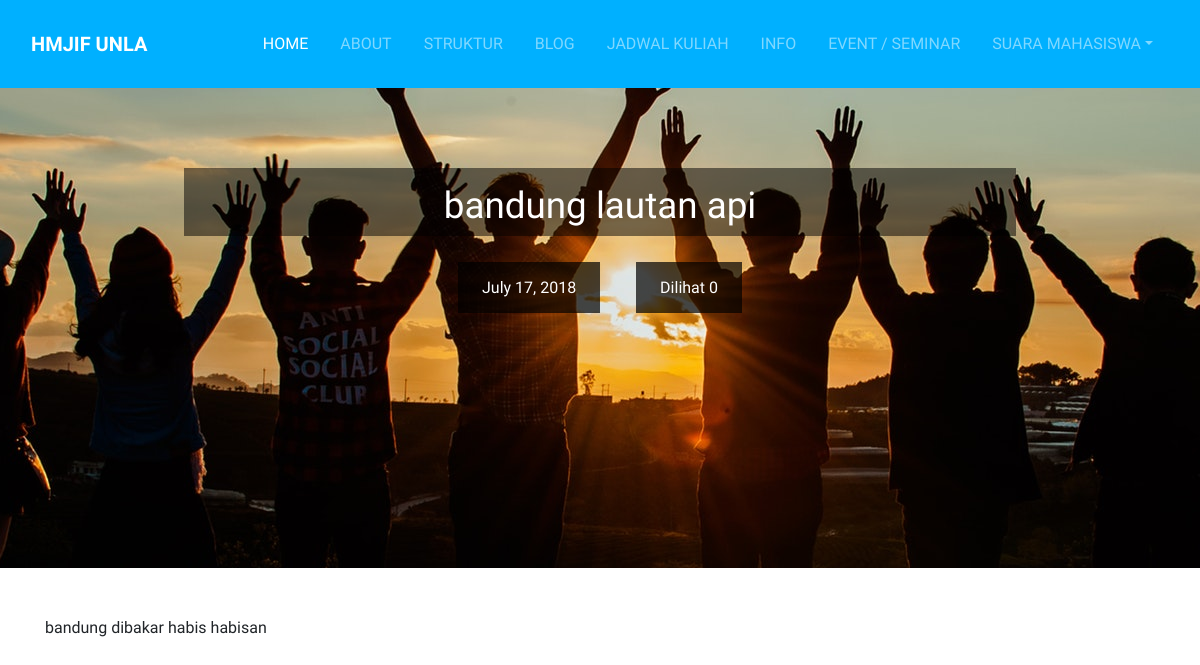
The app's page /aplikasi/index.php?p=blog_detail&post-slug=bandung-lautan-api with its own data.
### tables this page shows
CREATE TABLE `post` (
  `id` int(11) NOT NULL,
  `judul` varchar(255) NOT NULL,
  `slug` varchar(255) NOT NULL,
  `views` int(11) NOT NULL DEFAULT '0',
  `image` varchar(255) NOT NULL,
  `isi` text NOT NULL,
  `published` tinyint(1) NOT NULL,
  `tgl_dibuat` timestamp NOT NULL DEFAULT CURRENT_TIMESTAMP,
  `tgl_update` timestamp NOT NULL DEFAULT '0000-00-00 00:00:00'
);

### function/database.php (called while the page is built, shortened)
<?php
function getUserData($data = array(), $klausa = "", $table = "post"){
	global $db;
	escapeString($data);
	$fields = null;
	if(gettype($data) === "array"){
		$data = array_values($data);
		$fields = implode($data, "`, `");
	}
	return mysqli_fetch_all( mysqli_query($db, "SELECT `$fields` FROM `$table` $klausa"), MYSQLI_ASSOC );
}
?>

### aplikasi/blog_detail.php (the view)
<?php
$slug = $_GET['post-slug'] ? $_GET['post-slug'] : "";
$data = array("judul", "image", "views", "isi", "tgl_dibuat");
$artikel = getUserData($data, "WHERE slug = '$slug' LIMIT 1");
?>
<div class="awal awal--blog section">
	<div class="container">
		<div class="w-75 mx-auto text-center">
			<h2 class="section__header awal__header"><?= $artikel[0]["judul"]; ?></h2>
			<div class="section__info">
				<time class="section__overlay"><?= date("F j, Y" ,strtotime($artikel[0]["tgl_dibuat"])); ?></time>
				<span class="section__view">Dilihat <?= $artikel[0]["views"]; ?></span>
			</div>
		</div>
	</div>
</div>
<div class="container">
	<div class="article">
		<article class="article__detail text-justify py-5">
			<?= $artikel[0]["isi"]; ?>
		</article>
	</div>
</div>

### assets/css/style.css (style rules this page uses)
html, body { font-family: "Source Sans Pro", roboto, sans-serif; }
.section { padding-top: 5em; }
.section__header { font-size: 2.3em; }
.section__info { padding-top: 2em; }
.section__overlay, .section__view { padding: 1em 1.5em; background: rgba(0,0,0,.7); margin: 0 1em; }
.awal { background: url(../images/bg2.jpeg) no-repeat center center; color: white; height: 35vh; }
.awal__header { background-color: #00b0ff; padding-top: .2em; padding-bottom: .2em; }
.awal--blog { height: 60vh; }
.awal--blog .awal__header { background: rgba(0,0,0,.5); padding-top: 2vh }

### records on screen
post: judul "bandung lautan api", tgl_dibuat "July 17, 2018", views "0", isi "bandung dibakar habis habisan"
